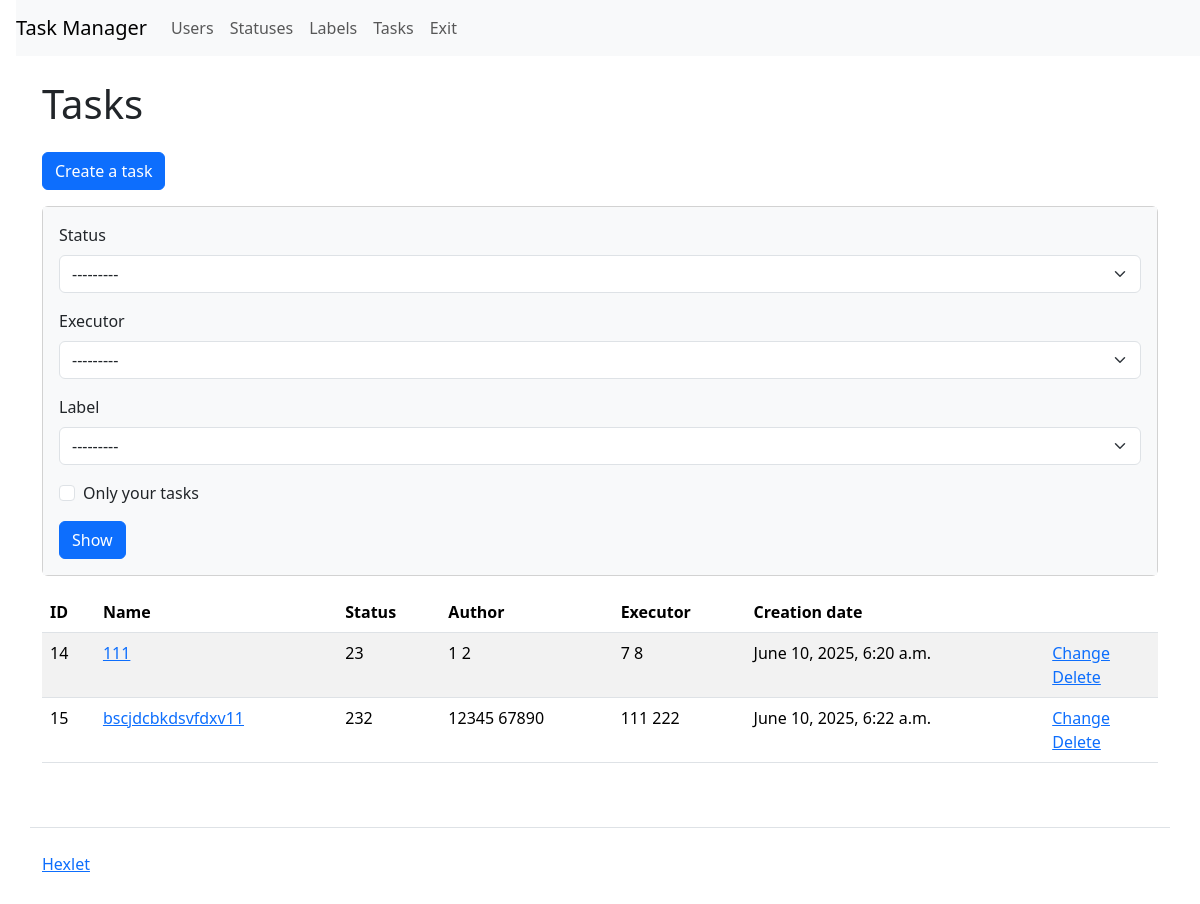
/tasks/ (signed in), run on an earlier commit of the app's database.
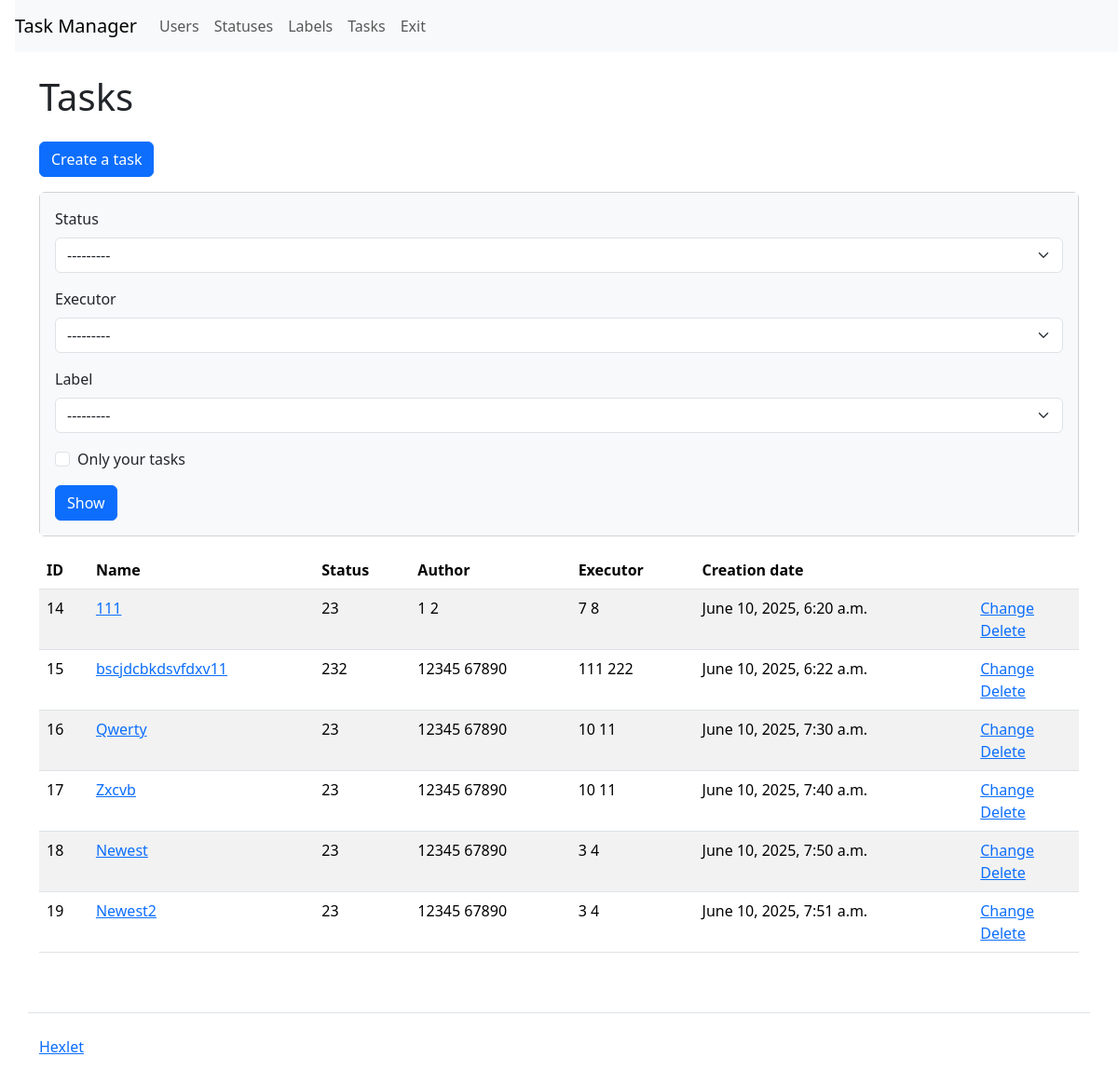
And on a later commit of the database.
### task_manager/tasks/models.py (models this page shows, shortened)
class Tasks(models.Model):
    name = models.TextField(
        max_length=150,
        verbose_name=_('Name')
        )
    author = models.TextField(
        max_length=150,
        blank=True,
        null=True,
        verbose_name=_('Author')
        )
    discription = models.TextField(
        'discription',
        max_length=100
        )
    status = models.ForeignKey(
        Statuses,
        on_delete=models.SET_NULL,
        blank=True,
        null=True,
        verbose_name=_("Status")
        )
    executor = models.ForeignKey(
        Users,
        on_delete=models.SET_NULL,
        blank=True,
        null=True,
        verbose_name=_("Executor")
        )
    labels = models.ManyToManyField(
        Labels,
        blank=True,
        verbose_name=_("Labels")
        )
    created_at = models.DateTimeField(
        auto_now_add=True,
        verbose_name=_('Creation date')
        )

### task_manager/statuses/models.py (models this page shows)
class Statuses(models.Model):
    name = models.TextField(max_length=150, verbose_name=_('Name'))
    created_at = models.DateTimeField(
        auto_now_add=True, verbose_name=_('Creation date')
        )
    def __str__(self):
        return self.name

### task_manager/users/models.py (models this page shows, shortened)
class Users(AbstractUser, PermissionsMixin):
    first_name = models.TextField(
        max_length=150,
        verbose_name=_('Name')
        )
    last_name = models.TextField(
        max_length=150,
        verbose_name=_('Surname')
        )
    username = models.TextField(
        max_length=150,
        unique=True,
        verbose_name=_('Username'),
        )
    password = models.TextField(
        max_length=20,
        verbose_name=_('Password')
        )
    created_at = models.DateTimeField(
        auto_now_add=True,
        verbose_name=_('Creation date')
        )
    USERNAME_FIELD = 'username'
    def __str__(self):
        return self.get_full_name()

### task_manager/tasks/views.py (the view, shortened to what this page needs)
# urls.py: path('', views.IndexView.as_view(), name='index'),
class IndexView(LoginRequiredMixin, View):
    def dispatch(self, request, *args, **kwargs):
        return super(
            LoginRequiredMixin, self).dispatch(request, *args, **kwargs)
    def get(self, request, *args, **kwargs):
        statuses = Statuses.objects.all()
        executors = Users.objects.all()
        labels = Labels.objects.all()
        status_id = request.GET.get('status')
        executor_id = request.GET.get('executor')
        label_id = request.GET.get('label')
        is_self_tasks = request.GET.get('self_tasks')
        status = Statuses.objects.get(id=status_id) if status_id else None
        executor = Users.objects.get(id=executor_id) if executor_id else None
        label = Labels.objects.get(id=label_id) if label_id else None
        user = request.user
        tasks_status = Tasks.objects.filter(
            status=status_id) if status_id else Tasks.objects.all()
        task_executor = Tasks.objects.filter(
            executor=executor_id) if executor_id else Tasks.objects.all()
        task_label = Tasks.objects.filter(
            labels=label_id) if label_id else Tasks.objects.all()
        self_tasks = Tasks.objects.filter(
            author=user) if (user and is_self_tasks) else Tasks.objects.all()
        valid = 'is-valid' if (
            status or executor or label or is_self_tasks) else ''
        tasks = tasks_status & task_executor & task_label & self_tasks
        return render(request, 'tasks/index.html', context={
            'name': _('Tasks'),
            'statuses': statuses,
            'stat': [status_id, status],
            'executors': executors,
            'exec': [executor_id, executor],
            'labels': labels,
            'lab': [label_id, label],
            'valid': valid,
            'checked': is_self_tasks,
            'tasks': tasks,
        })

### task_manager/labels/models.py (called while the page is built)
    def __str__(self):
        return self.name

### task_manager/templates/tasks/index.html (shortened to what this page needs)
{% extends "index.html" %}
{% load i18n %}
{% block context %}
<a class="btn btn-primary mb-3" href="/tasks/create/" role="button">{% translate 'Create a task' %}</a>
<div class="card mb-3">
    <div class="card-body bg-light">
      <form class="form-inline center" method="get">
        <div class="mb-3">
            <label class="form-label" for="id_status">{% translate 'Status' %}</label>
            <select name="status" class="form-select mr-3 ml-2 {{ valid }}" id="id_status">
                {% if stat.1 %}
                <option value="{{ stat.0 }}" selected>{{ stat.1 }}</option>
                <option value="">---------</option>
                {% for status in statuses %}
                {% if status != stat.1 %}
                <option value="{{ status.id }}">{{ status }}</option>
                {% endif %}
                {% endfor %}
                {% else %}
                <option value="" selected>---------</option>
                {% endif %}
            </select>
        </div>
        <div class="mb-3">
            <label class="form-label" for="id_executor">{% translate 'Executor' %}</label>
            <select name="executor" class="form-select mr-3 ml-2 {{ valid }}" id="id_executor">
                {% if exec.1 %}
                <option value="{{ exec.0 }}" selected>{{ exec.1 }}</option>
                <option value="">---------</option>
                {% for executor in executors %}
                {% if executor != exec.1 %}
                <option value="{{ executor.id }}">{{ executor }}</option>
                {% endif %}
                {% endfor %}
                {% else %}
                <option value="" selected>---------</option>
                {% endif %}
            </select>
        </div>
        <div class="mb-3">
            <label class="form-label" for="id_label">{% translate 'Label' %}</label>
            <select name="label" class="form-select mr-3 ml-2 {{ valid }}" id="id_label">
                {% if lab.1 %}
                <option value="{{ lab.0 }}" selected>{{ lab.1 }}</option>
                <option value="">---------</option>
                {% for label in labels %}
                {% if label != lab.1 %}
                <option value="{{ label.id }}">{{ label }}</option>
                {% endif %}
                {% endfor %}
                {% else %}
                <option value="" selected>---------</option>
                {% endif %}
            </select>
        </div>
        <div class="mb-3">
        <div class="form-check">
            {% if checked %}
            <input type="checkbox" name="self_tasks" class="form-check-input mr-3 {{ valid }}" checked id="id_self_tasks">
            {% else %}
            <input type="checkbox" name="self_tasks" class="form-check-input mr-3 {{ valid }}" id="id_self_tasks">
            {% endif %}
            <label class="form-check-label" for="id_self_tasks">{% translate 'Only your tasks' %}</label>
        </div>
        </div>
        <input class="btn btn-primary" type="submit" value="{% translate 'Show' %}">
      </form>
    </div>
</div>
<table class="table table-striped">
    <thead>
      <tr>
        <th>ID</th>
        <th>{% translate 'Name' %}</th>
        <th>{% translate 'Status' %}</th>
        <th>{% translate 'Author' %}</th>
        <th>{% translate 'Executor' %}</th>
        <th>{% translate 'Creation date' %}</th>
        <th></th>
      </tr>
    </thead>
    <tbody>
      {% if tasks %}
      {% for task in tasks %}
        <tr>
          <td>{{ task.id }}</td>
          <td><a href="/tasks/{{ task.id }}/">{{ task.name }}</a></td>
          <td>{{ task.status }}</td>
          <td>{{ task.author }}</td>
          <td>{{ task.executor }}</td>
          <td>{{ task.created_at }}</td>
          <td>
            <a href="/tasks/{{ task.id }}/update/">{% translate 'Сhange' %}</a>
            <br>
            <a href="/tasks/{{ task.id }}/delete/">{% translate 'Delete' %}</a>
          </td>
        </tr>
      {% endfor %}
      {% endif %}
    </tbody>
  </table>
{% endblock %}

What changed in the data, as far as the page shows it:
added Tasks: id "16", name "Qwerty", status "23", author "12345 67890", executor "10 11", created_at "June 10, 2025, 7:30 a.m."
added Tasks: id "17", name "Zxcvb", status "23", author "12345 67890", executor "10 11", created_at "June 10, 2025, 7:40 a.m."
added Tasks: id "18", name "Newest", status "23", author "12345 67890", executor "3 4", created_at "June 10, 2025, 7:50 a.m."
added Tasks: id "19", name "Newest2", status "23", author "12345 67890", executor "3 4", created_at "June 10, 2025, 7:51 a.m."
